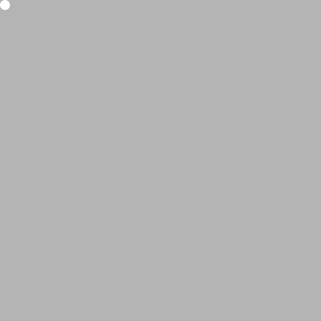
Frame 1 (no input)
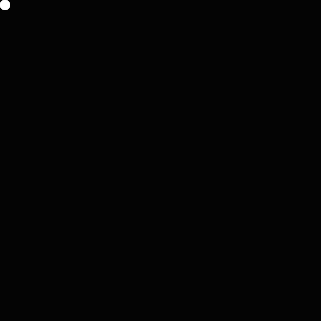
Frame 60 (the mouse pressed at the canvas centre just before this capture)
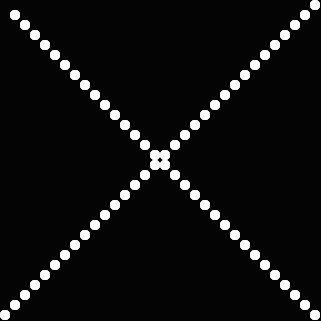
Frame 120 (the mouse held since frame 60 and released just before this capture)

The Processing sketch that drew these frames (run headless with seeded random() and noise(); from frame 60 on, the mouse is pressed at the canvas centre):

// Processing sketch: galois_orbits
// ── galois_orbits.pde
// This sketch is part of the ReCode Project - http://recodeproject.com
 
////////////////////////////////////////////////////////////////////////
//                                                                    //
//           "Orbits of Galois Fields" by Vladimir Bonačić            //
//                                                                    //
//                       ( interactive version )                      //
//                                                                    //
////////////////////////////////////////////////////////////////////////
 
// (c) Martin Schneider 2012
 
// These patterns are displayed using 32 x 32 dots.
// They visualize objects from  abstract algebra,
// which are known as orbits of galois fields.
 
// Source:
// "Research and Teaching in Art and Science" by Vladimir Bonačić
// Computer Graphics and Art Vol. 2, No. 3 pp. 4-8
 
// See also:
// "Kinetic Art: Application of Abstract Algebra to Objects with Computer-
// Controlled Flashing Lights and Sound Combinations" by Vladimir Bonačić
// Leonardo, Vol. 7, No. 3
// Note: This paper is quite mathematical at times.
// The implementation however is actually really simple.
 
 
///////////////////////// INTERACTIVE VERSION  /////////////////////////
 
// - Use space to flip through the presets
// - Use '+' and '-' to generate a different galois field
// - Use 'b' to toggle background color
// - Use the mouse to explore the orbits
 
 
////////////////////////////////////////////////////////////////////////
 
int n = 5;           // bits per dimension
int d = 1<<n;        // cells per dimension
int led = 10;        // size of the dot
int w = led * d + 1; // screen size
 
int[] preset = {1087, 1157};
int pick = 0;
int p = preset[pick];
 
boolean debug = true;
int i0, bg;
 
 
void setup() {
  //size(w, w);
  size(321, 321);
  ellipseMode(CORNER);
  noStroke();
  smooth();
}
 
 
void draw() {
   
  // adding some afterglow
  fill(bg, 30); rect(0, 0, w, w); fill(255 - bg);
 
  // use mouse coordinates to get initial cell
  int x = mouseX/led & (d-1);
  int y = mouseY/led & (d-1);
  int i = y * d + x;
 
  // create empty field
  boolean[] field = new boolean[d*d];
 
  // find all cells in the orbit
  i0 = d*d;
  while (!field[i]) {
    i0 = min(i, i0);
    field[i] = true;
    i *= 2;
    if (i >= d*d )  i ^= p;
  }
 
  // draw display
  for (i = 0; i < d*d; i++) {
    if (field[i]) {
      ellipse(led * (i % d), led * floor(i / d), led, led);
    }
  }
}
 
 
void keyPressed() {
  switch(key) {
    // switch between presets
    case ' ':  pick = (pick + 1) % preset.length;  p = preset[pick];  break;
    // next pattern
    case '+': p = (p + 1) | d; break;
    // previous pattern
    case '-': p = (p - 1) | d; break;
    // toggle debugging
    case 'd': debug = !debug; break;
    // switch background color
    case 'b': bg = 255 - bg; break;
    default: return;
  }
}
 
 
void mouseClicked() {
  info();
}
 
 
// show generator polynomial + orbit entry point
void info() {
  if (debug) println("p = [" + binary((int) + p, d)+  "] = " + p + "; i0 = " + i0);
}
